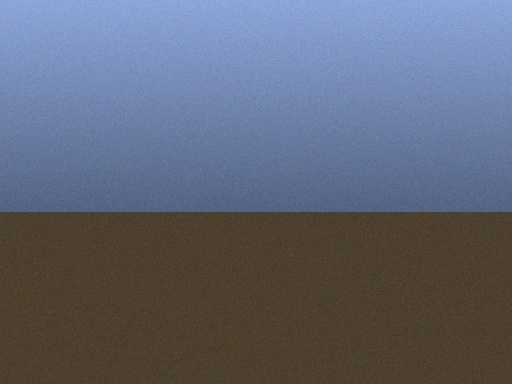
#> input picture packages/relighting_engine/tests/fixtures/images/landscape_a.jpg, 512 x 384 px; its folder holds only this picture in this run
$ python -i io.py   (imports and definitions only)
#> lines starting #> are read from the running program, lines starting #| are printed output that depends on the picture
"""Image IO for the relighting engine.

Internal working space: float32, linear sRGB, shape (H, W, 3), range [0, 1].
On read: gamma-decode sRGB -> linear. On write: gamma-encode linear -> sRGB.
Alpha is discarded with a metadata flag. ICC profile presence is recorded.

Importing this module registers the HEIC opener globally with Pillow as a
side effect (via ``pillow_heif.register_heif_opener()``). This is intentional
and idempotent.
"""
from __future__ import annotations

from dataclasses import dataclass, field
from pathlib import Path
from typing import Literal

import cv2
import numpy as np
from PIL import Image

import pillow_heif  # noqa: F401  -- registers HEIC plugin into Pillow
# [1 line not run here, left out]

import imageio.v3 as iio  # noqa: E402

OutputFormat = Literal["png", "jpeg", "tiff"]

# Extensions that cv2 handles better than Pillow for depth-aware reading
_CV2_EXTS = {".png"}
# Extensions where Pillow cannot open float32 data — use imageio directly
_TIFF_EXTS = {".tiff", ".tif"}


@dataclass
class ImageMetadata:
    original_format: str
    original_bit_depth: int
    width: int
    height: int
    icc_profile_present: bool
    alpha_discarded: bool
    extras: dict = field(default_factory=dict)


def _srgb_to_linear(x: np.ndarray) -> np.ndarray:
    """sRGB -> linear, vectorized. Input/output are float32 in [0, 1]."""
    a = 0.055
    lo = x / 12.92
    hi = ((x + a) / (1 + a)) ** 2.4
    return np.where(x <= 0.04045, lo, hi).astype(np.float32)


# [78 lines left out: functions _linear_to_srgb, _read_tiff, _read_png, not called in this run]


def read_image(path: str | Path) -> tuple[np.ndarray, ImageMetadata]:
    """Load an image. Returns (HxWx3 float32 linear-sRGB, metadata).

    Supported: JPEG/PNG/TIFF/HEIC. Bit depths: 8/16 (PNG, TIFF), 32-float (TIFF).
    Alpha is discarded; the metadata flag records whether it was present.

    Note: `metadata.original_bit_depth` reports the *observed* bit depth from
    the source array, not the format-canonical bit depth. For format/bit-depth
    consistency on output, see `write_image`.
    """
    path = Path(path)
    suffix = path.suffix.lower()

    if suffix in _TIFF_EXTS:
        fmt = "TIFF"
        linear, bit_depth, icc_present, alpha_present = _read_tiff(path)
    elif suffix in _CV2_EXTS:
        fmt = "PNG"
        linear, bit_depth, icc_present, alpha_present = _read_png(path)
    else:
        # JPEG, HEIC, and other Pillow-supported formats
        img = Image.open(path)
#> img is the input picture: PIL image 512x384 RGB; mean R, G, B 96.3, 101.7, 116.4
        fmt = (img.format or suffix.lstrip(".")).upper()
#> fmt = 'JPEG'
        icc_present = bool(img.info.get("icc_profile"))
#> icc_present = False
        mode = img.mode
#> mode = 'RGB'
        alpha_present = mode in ("RGBA", "LA", "PA") or "A" in mode
#> alpha_present = False

        if mode != "RGB":
            img = img.convert("RGB")
        arr = np.asarray(img)
        if arr.dtype == np.uint16:
            bit_depth = 16
            f = arr.astype(np.float32) / 65535.0
        else:
            bit_depth = 8
            f = arr.astype(np.float32) / 255.0
        linear = _srgb_to_linear(f)
#> in _srgb_to_linear, `lo = x / 12.92`:
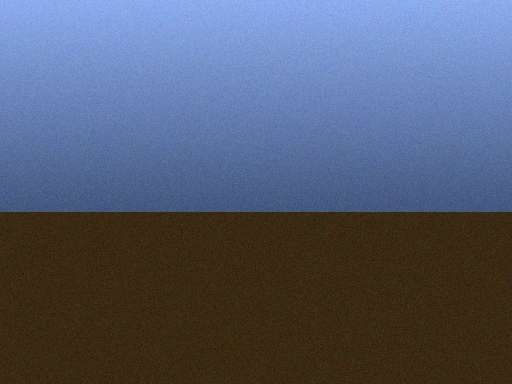
#> lo: shape (384, 512, 3) float32; mean R, G, B 0.0292, 0.0309, 0.0353; drawn with min black and max white
#> in _srgb_to_linear, `hi = ((x + a) / (1 + a)) ** 2.4`:
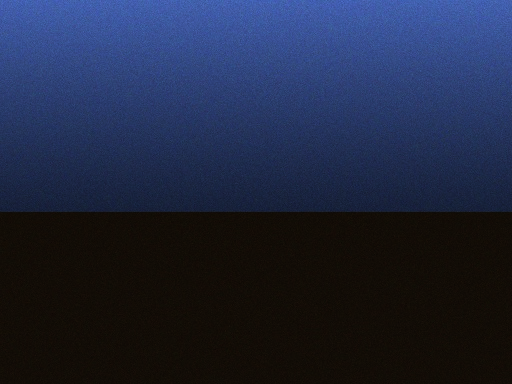
#> hi: shape (384, 512, 3) float32; mean R, G, B 0.125, 0.155, 0.252

    h, w = linear.shape[:2]
#> h = 384; w = 512
    meta = ImageMetadata(
        original_format=fmt,
        original_bit_depth=bit_depth,
        width=w,
        height=h,
        icc_profile_present=icc_present,
        alpha_discarded=alpha_present,
    )
    return linear, meta


# [43 lines left out: function write_image, not called in this run]

>>> result = read_image('../../tests/fixtures/images/landscape_a.jpg')
